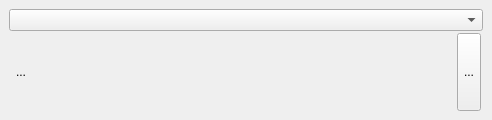
<?xml version="1.0" encoding="UTF-8"?>
<ui version="4.0">
 <class>SimpleParagraphWidget</class>
 <widget class="QWidget" name="SimpleParagraphWidget">
  <property name="geometry">
   <rect>
    <x>0</x>
    <y>0</y>
    <width>492</width>
    <height>120</height>
   </rect>
  </property>
  <property name="sizePolicy">
   <sizepolicy hsizetype="Fixed" vsizetype="Minimum">
    <horstretch>0</horstretch>
    <verstretch>0</verstretch>
   </sizepolicy>
  </property>
  <layout class="QGridLayout" name="gridLayout_2" columnstretch="0">
   <property name="sizeConstraint">
    <enum>QLayout::SetMinAndMaxSize</enum>
   </property>
   <property name="leftMargin">
    <number>0</number>
   </property>
   <property name="topMargin">
    <number>0</number>
   </property>
   <property name="rightMargin">
    <number>0</number>
   </property>
   <property name="bottomMargin">
    <number>0</number>
   </property>
   <property name="spacing">
    <number>0</number>
   </property>
   <item row="0" column="0">
    <widget class="QWidget" name="SpecialSpacer" native="true">
     <property name="sizePolicy">
      <sizepolicy hsizetype="Preferred" vsizetype="Expanding">
       <horstretch>0</horstretch>
       <verstretch>0</verstretch>
      </sizepolicy>
     </property>
     <layout class="QVBoxLayout" name="verticalLayout">
      <item>
       <layout class="QGridLayout" name="gridLayout" columnstretch="0,0,0,0,0,0,0,0,0,0,0">
        <property name="spacing">
         <number>2</number>
        </property>
        <item row="2" column="5" colspan="2">
         <spacer name="horizontalSpacer_3">
          <property name="orientation">
           <enum>Qt::Horizontal</enum>
          </property>
          <property name="sizeType">
           <enum>QSizePolicy::Fixed</enum>
          </property>
          <property name="sizeHint" stdset="0">
           <size>
            <width>20</width>
            <height>20</height>
           </size>
          </property>
         </spacer>
        </item>
        <item row="1" column="0" colspan="11">
         <widget class="StylesCombo" name="paragraphStyleCombo"/>
        </item>
        <item row="2" column="0" colspan="2">
         <widget class="FormattingButton" name="bulletListButton">
          <property name="sizePolicy">
           <sizepolicy hsizetype="Preferred" vsizetype="Preferred">
            <horstretch>0</horstretch>
            <verstretch>0</verstretch>
           </sizepolicy>
          </property>
          <property name="text">
           <string>...</string>
          </property>
          <property name="autoRaise">
           <bool>true</bool>
          </property>
         </widget>
        </item>
        <item row="2" column="3">
         <widget class="QToolButton" name="increaseIndent">
          <property name="sizePolicy">
           <sizepolicy hsizetype="Preferred" vsizetype="Preferred">
            <horstretch>0</horstretch>
            <verstretch>0</verstretch>
           </sizepolicy>
          </property>
          <property name="autoRaise">
           <bool>true</bool>
          </property>
         </widget>
        </item>
        <item row="2" column="7">
         <layout class="QHBoxLayout" name="horizontalLayout">
          <item>
           <widget class="QToolButton" name="alignLeft">
            <property name="sizePolicy">
             <sizepolicy hsizetype="Preferred" vsizetype="Preferred">
              <horstretch>0</horstretch>
              <verstretch>0</verstretch>
             </sizepolicy>
            </property>
            <property name="autoRaise">
             <bool>true</bool>
            </property>
           </widget>
          </item>
          <item>
           <widget class="QToolButton" name="alignCenter">
            <property name="sizePolicy">
             <sizepolicy hsizetype="Preferred" vsizetype="Preferred">
              <horstretch>0</horstretch>
              <verstretch>0</verstretch>
             </sizepolicy>
            </property>
            <property name="autoRaise">
             <bool>true</bool>
            </property>
           </widget>
          </item>
          <item>
           <widget class="QToolButton" name="alignRight">
            <property name="sizePolicy">
             <sizepolicy hsizetype="Preferred" vsizetype="Preferred">
              <horstretch>0</horstretch>
              <verstretch>0</verstretch>
             </sizepolicy>
            </property>
            <property name="autoRaise">
             <bool>true</bool>
            </property>
           </widget>
          </item>
          <item>
           <widget class="QToolButton" name="alignBlock">
            <property name="sizePolicy">
             <sizepolicy hsizetype="Preferred" vsizetype="Preferred">
              <horstretch>0</horstretch>
              <verstretch>4</verstretch>
             </sizepolicy>
            </property>
            <property name="autoRaise">
             <bool>true</bool>
            </property>
           </widget>
          </item>
          <item>
           <spacer name="horizontalSpacer">
            <property name="orientation">
             <enum>Qt::Horizontal</enum>
            </property>
            <property name="sizeHint" stdset="0">
             <size>
              <width>0</width>
              <height>20</height>
             </size>
            </property>
           </spacer>
          </item>
         </layout>
        </item>
        <item row="2" column="4">
         <widget class="QToolButton" name="changeTextDirection">
          <property name="sizePolicy">
           <sizepolicy hsizetype="Preferred" vsizetype="Preferred">
            <horstretch>0</horstretch>
            <verstretch>0</verstretch>
           </sizepolicy>
          </property>
          <property name="autoRaise">
           <bool>true</bool>
          </property>
         </widget>
        </item>
        <item row="2" column="2">
         <widget class="QToolButton" name="decreaseIndent">
          <property name="sizePolicy">
           <sizepolicy hsizetype="Preferred" vsizetype="Preferred">
            <horstretch>0</horstretch>
            <verstretch>0</verstretch>
           </sizepolicy>
          </property>
          <property name="autoRaise">
           <bool>true</bool>
          </property>
         </widget>
        </item>
        <item row="2" column="9">
         <widget class="QToolButton" name="moreOptions">
          <property name="sizePolicy">
           <sizepolicy hsizetype="Preferred" vsizetype="Preferred">
            <horstretch>0</horstretch>
            <verstretch>0</verstretch>
           </sizepolicy>
          </property>
          <property name="text">
           <string>...</string>
          </property>
         </widget>
        </item>
        <item row="2" column="8">
         <spacer name="horizontalSpacer_2">
          <property name="orientation">
           <enum>Qt::Horizontal</enum>
          </property>
          <property name="sizeHint" stdset="0">
           <size>
            <width>100</width>
            <height>20</height>
           </size>
          </property>
         </spacer>
        </item>
       </layout>
      </item>
     </layout>
    </widget>
   </item>
  </layout>
 </widget>
 <customwidgets>
  <customwidget>
   <class>FormattingButton</class>
   <extends>QToolButton</extends>
   <header>dialogs/FormattingButton.h</header>
  </customwidget>
  <customwidget>
   <class>StylesCombo</class>
   <extends>QComboBox</extends>
   <header>dialogs/StylesCombo.h</header>
   <container>1</container>
  </customwidget>
 </customwidgets>
 <resources/>
 <connections/>
</ui>
